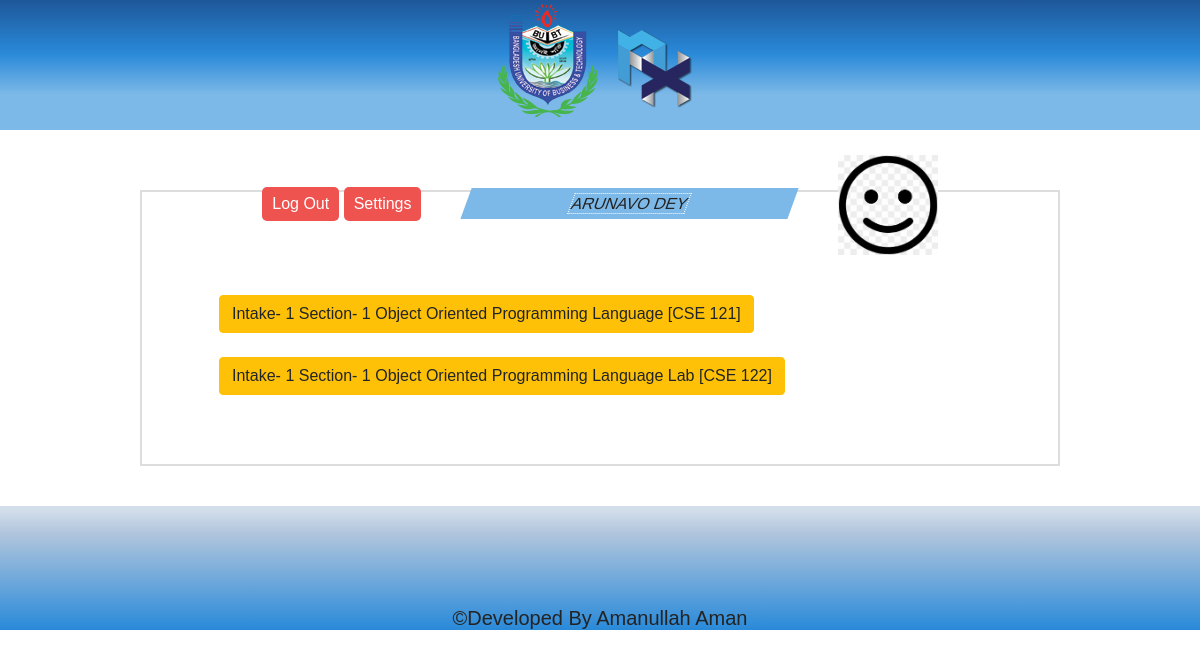
/teacher/current_semseter_course.php (signed in), run on the app's committed database.
### tables this page shows
CREATE TABLE `course_assign` (
  `course_assign_id` int(11) NOT NULL,
  `ca_teacher_id` varchar(255) NOT NULL,
  `ca_course_id` int(11) NOT NULL,
  `ca_dept_id` int(11) NOT NULL,
  `ca_intake_id` int(11) NOT NULL,
  `ca_section_id` int(11) NOT NULL,
  `ca_reg_std_id` text,
  `ca_semester` varchar(255) NOT NULL
);

CREATE TABLE `intake` (
  `intake_id` int(11) NOT NULL,
  `intake_dept_id` int(11) NOT NULL,
  `intake_no` int(11) NOT NULL,
  `intake_all_course_id` text NOT NULL,
  `intake_offered_course_id` text,
  `intake_previous_offered_course_id` text,
  `inkate_total_credits` double NOT NULL,
  `intake_total_cost` double NOT NULL,
  `intake_starting_date` varchar(255) NOT NULL,
  `intake_ending_date` varchar(255) NOT NULL,
  `intake_status` varchar(255) NOT NULL DEFAULT 'Running'
);

CREATE TABLE `section` (
  `section_id` int(11) NOT NULL,
  `section_intake_id` int(11) NOT NULL,
  `section_dept_id` int(11) NOT NULL,
  `section_no` int(11) NOT NULL
);

CREATE TABLE `courses` (
  `course_id` int(11) NOT NULL,
  `course_code` varchar(255) NOT NULL,
  `course_title` varchar(255) NOT NULL,
  `course_dept_id` int(11) DEFAULT NULL,
  `course_dept_name` varchar(255) NOT NULL,
  `course_batch_type` varchar(255) NOT NULL,
  `course_credits` double NOT NULL,
  `course_prerequisites` varchar(11) DEFAULT NULL,
  `cost_per_credit` int(11) NOT NULL,
  `course_total_cost` int(11) NOT NULL,
  `course_pdf` varchar(255) NOT NULL,
  `course_status` varchar(255) NOT NULL DEFAULT 'Running',
  `course_guiding` text
);

### teacher/current_semseter_course.php (the view, shortened to what this page needs)
<?php include "includes/teacher_header.php"; ?>
<?php global $connection; ?>
<?php
    $teach_id =$_SESSION['teach_id'];
    $teach_dept_id =$_SESSION['teach_dept_id'];
    $select_query = "SELECT * FROM current_semester";
    $select_query_rslt = mysqli_query($connection,$select_query);
    $row = mysqli_fetch_array($select_query_rslt);
    $current_sem = $row['semester_name']."-20".$row['semester_year'];
 ?>
    <div class="section-padding anex-bg">
        <div class="header-area">
            <div class="logo-area text-center">
                <a href=""><img src="assets/img/osis_logo.png" alt=""></a>
            </div>
        </div>
        <div class="container">
            <div class="row">
                <div class="col-md-10 offset-md-1">
                    <div class="info-area-wrapper">
                        <div class="info-area-innner">
                            <div class="namebar text-center">
                                <div class="anex-btns">
                                    <a href="std_logout.php" class="anex-btn log-out-btn">log out</a>
                                    <a href="" class="anex-btn settings-btn">settings</a>
                                </div>
                                <div class="student-name">
                                    <h3><?php echo $_SESSION['teach_name']; ?></h3>
                                </div>
                                <div class="student-pic">
                                    <img width="100" height="100" src="../admin/assets/tchrimages/<?php echo $_SESSION['teach_image'] ?>" alt="">
                                </div>
                            </div>
                            <div class="info-menu">
                               <?php
                               global $connection;
                                $query = "SELECT * FROM course_assign WHERE ca_teacher_id= '$teach_id' AND ca_dept_id=$teach_dept_id AND ca_semester='$current_sem' ";
                                $query_rslt = mysqli_query($connection,$query);
                                if ($query_rslt) {
                                    while($rows = mysqli_fetch_assoc($query_rslt)){
                                        $ca_course_id = $rows['ca_course_id'];
                                        $ca_intake_id = $rows['ca_intake_id'];
                                        $ca_section_id = $rows['ca_section_id'];
                                        $query_course = "SELECT * FROM courses WHERE course_id=$ca_course_id";
                                        $query_course_rslt = mysqli_query($connection,$query_course);
                                        $course_row = mysqli_fetch_array($query_course_rslt);
                                        $course_id = $course_row['course_id'];
                                        $course_code = $course_row['course_code'];
                                        $course_title = $course_row['course_title'];
                                        $query_intake = "SELECT * FROM intake WHERE intake_id= $ca_intake_id";
                                        $query_intake_rslt = mysqli_query($connection,$query_intake);
                                        $row = mysqli_fetch_array($query_intake_rslt);
                                        $intake_id = $row['intake_id'];
                                        $intake_no = $row['intake_no'];
                                         $query_section = "SELECT * FROM section WHERE section_intake_id= $intake_id AND section_id=$ca_section_id ";
                                        $query_section_rslt = mysqli_query($connection,$query_section);
                                       $row = mysqli_fetch_array($query_section_rslt);
                                        $section_id = $row['section_id'];
                                        $section_no = $row['section_no'];
                                        echo "<a href='input_marks.php?course_id={$course_id}&intake_id={$intake_id}&section_id={$section_id}'><button type='button' class='btn btn-warning mb-4'>Intake- $intake_no   Section- $section_no   $course_title [$course_code] </button></a>";
                                    }
                                }
                                ?>
                            </div>
                        </div>
                    </div>
                </div>
            </div>
        </div>
    </div>
   <?php include "includes/teacher_footer.php"; ?>

### teacher/includes/teacher_header.php (shortened to what this page needs)
<!DOCTYPE html>
<html lang="en">
<head>
    <link rel="stylesheet" href="assets/css/bootstrap.min.css">
    <link rel="stylesheet" href="assets/css/font-awesome.min.css">
    <link rel="stylesheet" href="assets/css/owl.carousel.min.css">
    <link rel="stylesheet" href="style.css">
</head>
<body>

### teacher/includes/teacher_footer.php (shortened to what this page needs)
 <footer class="site-footer">
        <div class="col-lg-12 text-center">
            <h3>&copy;developed by amanullah aman</h3>
        </div>
    </footer>
</body>
</html>

### teacher/style.css (style rules this page uses)
.header-area { background: background: rgb(30, 87, 153); background: -moz-linear-gradient(top, rgba(30, 87, 153, 1) 0%, rgba(41, 137, 216, 1) 41%, rgba(125, 185, 232, 1) 73%); background: -webkit-linear-gradient(top, rgba(30, 87, 153, 1) 0%, rgba(41, 137, 216, 1) 41%, rgba(125, 185, 232, 1) 73%); background: linear-gradient(to bottom, rgba(30, 87, 153, 1) 0%, rgba(41, 137, 216, 1) 41%, rgba(125, 185, 232, 1) 73%); filter: progid:DXImageTransform.Microsoft.gradient( startColorstr='#1e5799', endColorstr='#7db9e8', GradientType=0); }
.namebar { margin-top: -82px; }
.anex-btns { display: inline-block; margin-right: 40px; }
.anex-btn { font-size: 16px; color: #fff; text-transform: capitalize; background: #EF5350; padding: 5px 10px; display: inline-block; border-radius: 5px; }
.student-pic { display: inline-block; }
.student-name { color: #8B1111; text-transform: capitalize; background: #7DB9E8; display: inline-block; transform: skewX(-20deg); padding: 0 100px; margin-right: 40px; }
.student-name h3 { font-size: 16px; border: 1px dotted #fff; margin: 5px; }
.info-area-wrapper { border: 2px solid #ddd; display: table; width: 100%; height: 100%; margin-top: 60px; padding: 15px; }
.info-area-innner { display: table-cell; vertical-align: middle; }
.info-menu { overflow: hidden; margin-left: 7%; }
.site-footer { background: background: -moz-linear-gradient(top, rgba(30, 87, 153, 0.2) 4%, rgba(30, 87, 153, 0.34) 21%, rgba(41, 137, 216, 0.96) 95%, rgba(41, 137, 216, 1) 100%); background: -webkit-linear-gradient(top, rgba(30, 87, 153, 0.2) 4%, rgba(30, 87, 153, 0.34) 21%, rgba(41, 137, 216, 0.96) 95%, rgba(41, 137, 216, 1) 100%); background: linear-gradient(to bottom, rgba(30, 87, 153, 0.2) 4%, rgba(30, 87, 153, 0.34) 21%, rgba(41, 137, 216, 0.96) 95%, rgba(41, 137, 216, 1) 100%); filter: progid:DXImageTransform.Microsoft.gradient( startColorstr='#331e5799', endColorstr='#2989d8', GradientType=0); margin-top: 100px; padding-top: 100px; }
.site-footer h3 { font-size: 20px; text-transform: capitalize; }
* { margin: 0; padding: 0; }
a, a:hover { text-decoration: none; font-family: 'Francois One', sans-serif; font-weight: 400; }
h1, h2, h3, h4, h5, h6, p, ol, ul, li, img, address, figure, figcaption { margin-top: 0; margin-bottom: 0; }
h3 { font-size: 16px; color: #232323; text-transform: uppercase; font-family: 'Francois One', sans-serif; font-weight: 400; }
img { max-width: 100%; }

### data on the page
course_assign: intake.intake_no "1", section.section_no "1", courses.course_title "Object Oriented Programming Language", courses.course_code "CSE 121"
course_assign: intake.intake_no "1", section.section_no "1", courses.course_title "Object Oriented Programming Language Lab", courses.course_code "CSE 122"

### other printed values
$_SESSION['teach_name'] "ARUNAVO DEY"
